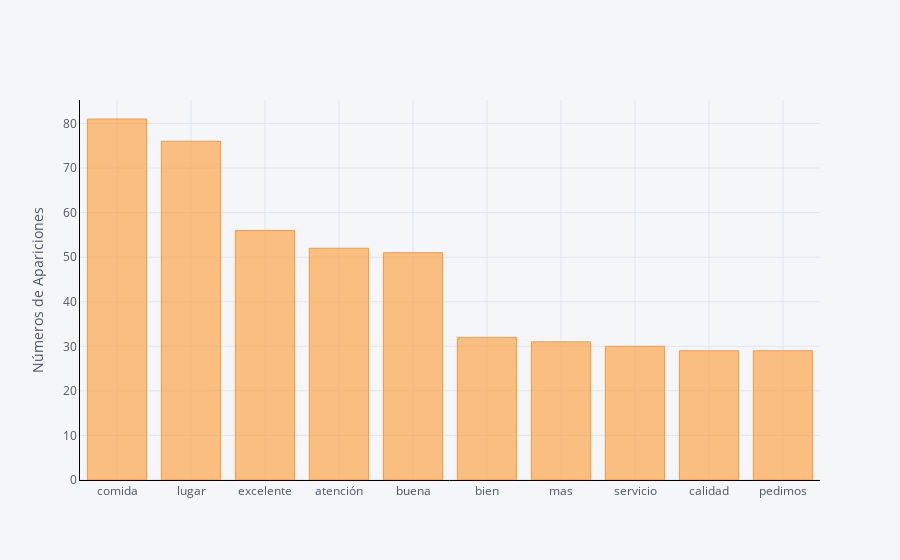

The notebook cell this image was saved under:
### Code cell
def get_top_n_words(corpus, n=None):
    vec = CountVectorizer().fit(corpus)
    bag_of_words = vec.transform(corpus)
    sum_words = bag_of_words.sum(axis=0) 
    words_freq = [(word, sum_words[0, idx]) for word, idx in vec.vocabulary_.items()]
    words_freq =sorted(words_freq, key = lambda x: x[1], reverse=True)
    return words_freq[:n]

common_words = get_top_n_words(datasetLimpio['token_text'], 10)
for word, freq in common_words:
    print(word, freq)
df1 = pd.DataFrame(common_words, columns = ['token_text' , 'count'])
df1.groupby('token_text').sum()['count'].sort_values(ascending=False).iplot(
    kind='bar', yTitle='Números de Apariciones', linecolor='black')

### Figure 1 — Plotly figure (JSON) as saved in the notebook; plotly's stock layout.template omitted (floating-point values rounded to 4 significant figures)
{"data": [{"marker": {"color": "rgba(255, 153, 51, 0.6)", "line": {"color": "rgba(255, 153, 51, 1.0)", "width": 1}}, "name": "count", "orientation": "v", "text": "", "type": "bar", "x": ["comida", "lugar", "excelente", "atención", "buena", "bien", "mas", "servicio", "calidad", "pedimos"], "y": [81, 76, 56, 52, 51, 32, 31, 30, 29, 29]}], "layout": {"legend": {"bgcolor": "#F5F6F9", "font": {"color": "#4D5663"}}, "paper_bgcolor": "#F5F6F9", "plot_bgcolor": "#F5F6F9", "title": {"font": {"color": "#4D5663"}}, "xaxis": {"gridcolor": "#E1E5ED", "linecolor": "black", "showgrid": true, "tickfont": {"color": "#4D5663"}, "title": {"font": {"color": "#4D5663"}, "text": ""}, "zerolinecolor": "#E1E5ED"}, "yaxis": {"gridcolor": "#E1E5ED", "linecolor": "black", "showgrid": true, "tickfont": {"color": "#4D5663"}, "title": {"font": {"color": "#4D5663"}, "text": "Números de Apariciones"}, "zerolinecolor": "#E1E5ED"}}}
